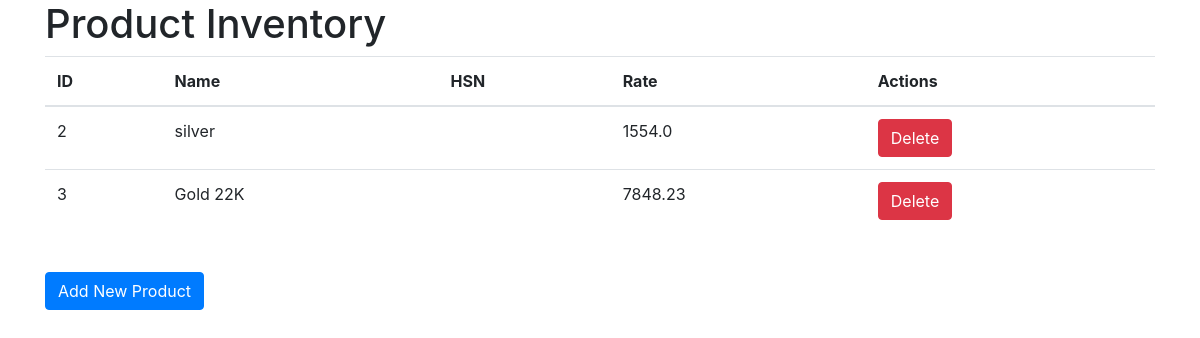
Before: /inventory_manage with the older database file.
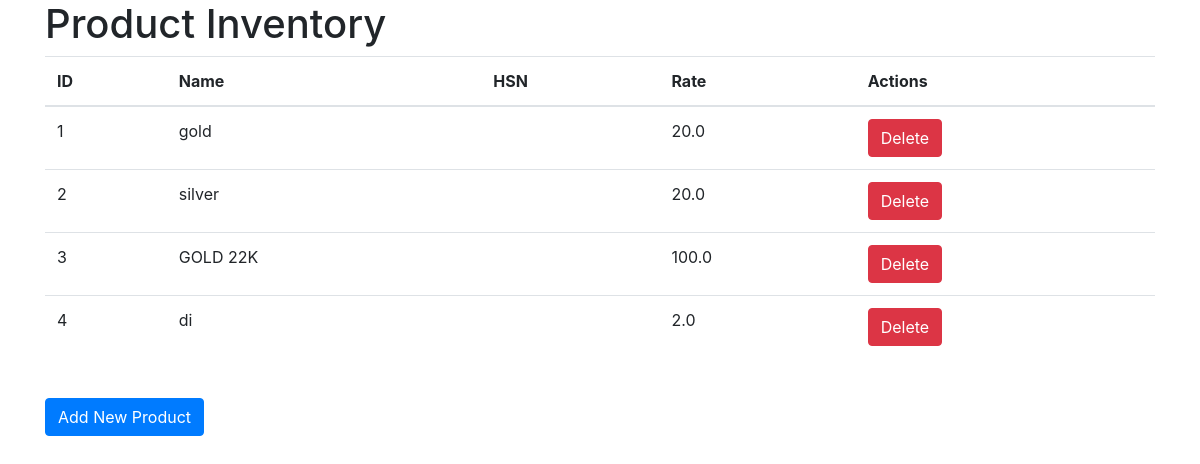
After: the same page with the newer database file.
### models.py (models this page shows)
class Product(db.Model):
    id = db.Column(db.Integer, primary_key=True)
    name = db.Column(db.String(100), nullable=False)
    total_quantity = db.Column(db.Float, nullable=False)
    rate = db.Column(db.Float, nullable=False)
    items = db.relationship('InvoiceItem', backref='product', cascade="all, delete-orphan", passive_deletes=True)

### app.py (the view)
@app.route('/inventory_manage')
def inventory_manage():
    products = Product.query.all()  # Fetch all products from the database
    return render_template('inventory_manage.html', products=products)

### templates/inventory_manage.html (shortened to what this page needs)
<!DOCTYPE html>
<html lang="en">
<head>
    <link rel="stylesheet" href="https://cdnjs.cloudflare.com/ajax/libs/bootstrap/4.5.2/css/bootstrap.min.css">
</head>
<body>
    <div class="container">
        <h1>Product Inventory</h1>
        <table class="table">
            <thead>
                <tr>
                    <th>ID</th>
                    <th>Name</th>
                    <th>HSN</th>
                    <th>Rate</th>
                    <th>Actions</th>
                </tr>
            </thead>
            <tbody>
                {% for product in products %}
                <tr>
                    <td>{{ product.id }}</td>
                    <td>{{ product.name }}</td>
                    <td>{{ product.hsn }}</td>
                    <td>{{ product.rate }}</td>
                    <td>
                        <form action="{{ url_for('delete_product', product_id=product.id) }}" method="post" style="display:inline;">
                            <input type="submit" value="Delete" class="btn btn-danger" onclick="return confirm('Are you sure you want to delete this product?');">
                        </form>
                    </td>
                </tr>
                {% endfor %}
            </tbody>
        </table>
        <br>
        <a href="/add_product" class="btn btn-primary">Add New Product</a>
    </div>
</body>
</html>

Changed rows visible on the page:
added Product: id "1", name "gold", rate "20.0"
changed Product "silver": rate "1554.0" → "20.0"
changed Product id 3: name "Gold 22K" → "GOLD 22K"; rate "7848.23" → "100.0"
added Product: id "4", name "di", rate "2.0"
